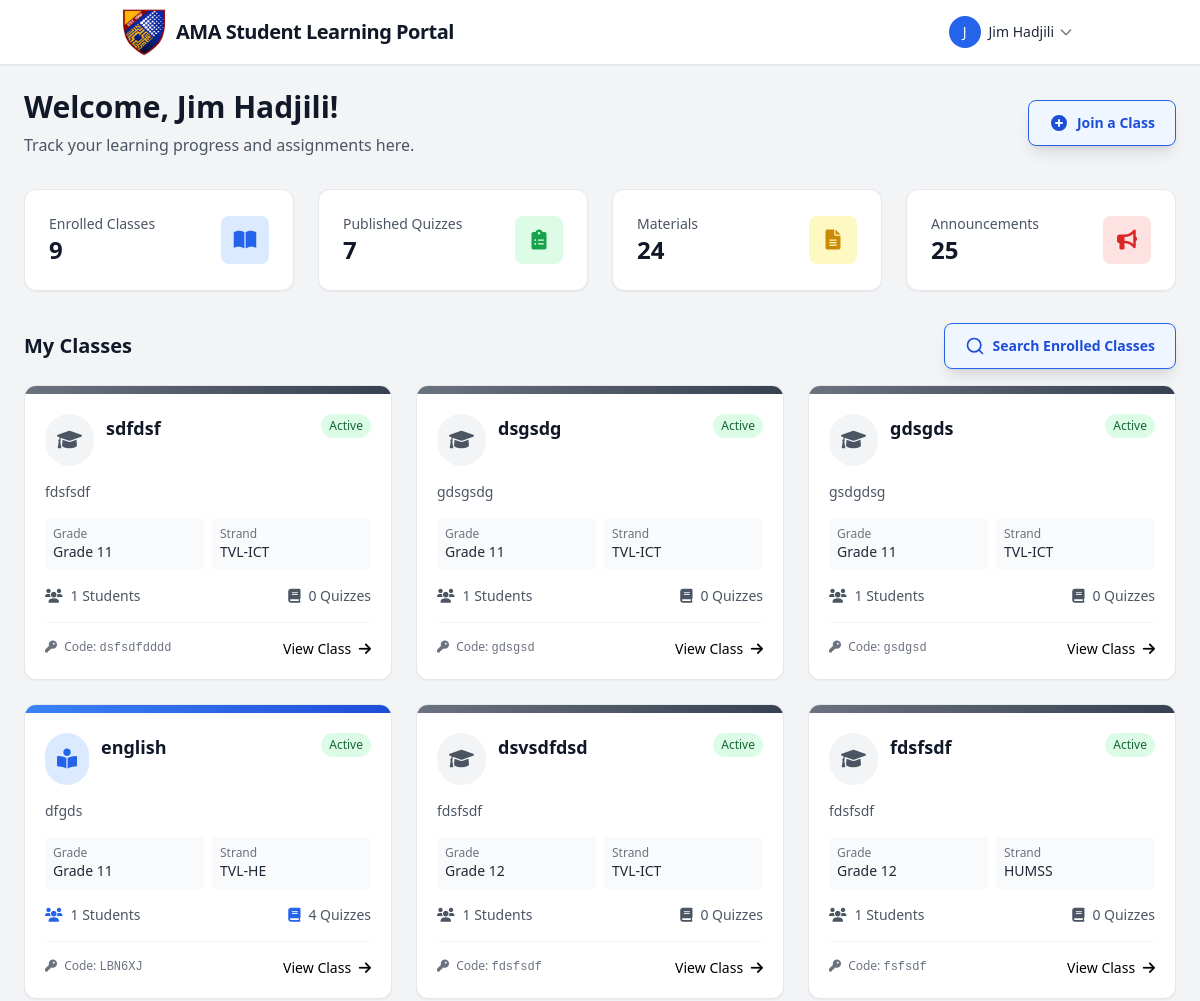
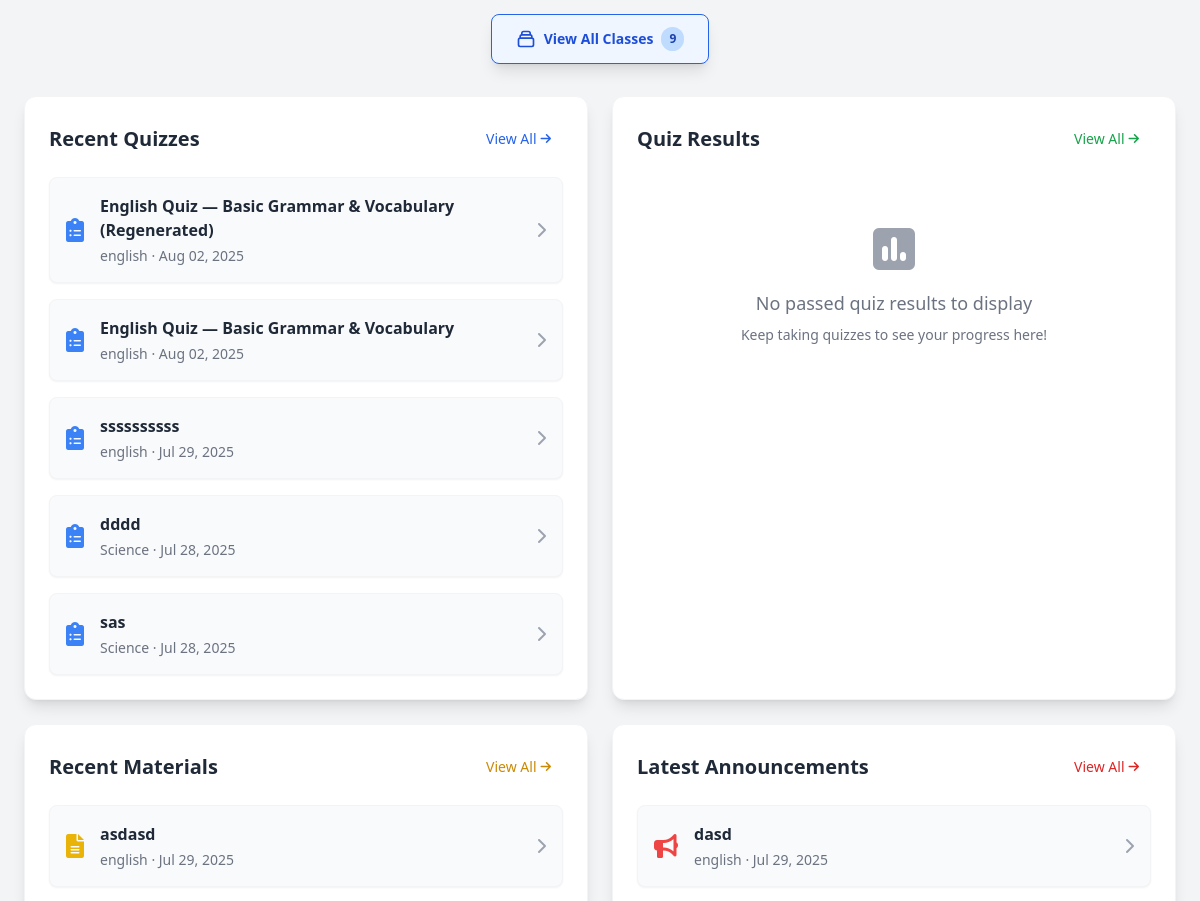
Before: /Students/Contents/Dashboard/studentDashboard.php (signed in, upper part) with the older database file (2 pictures, top to bottom).
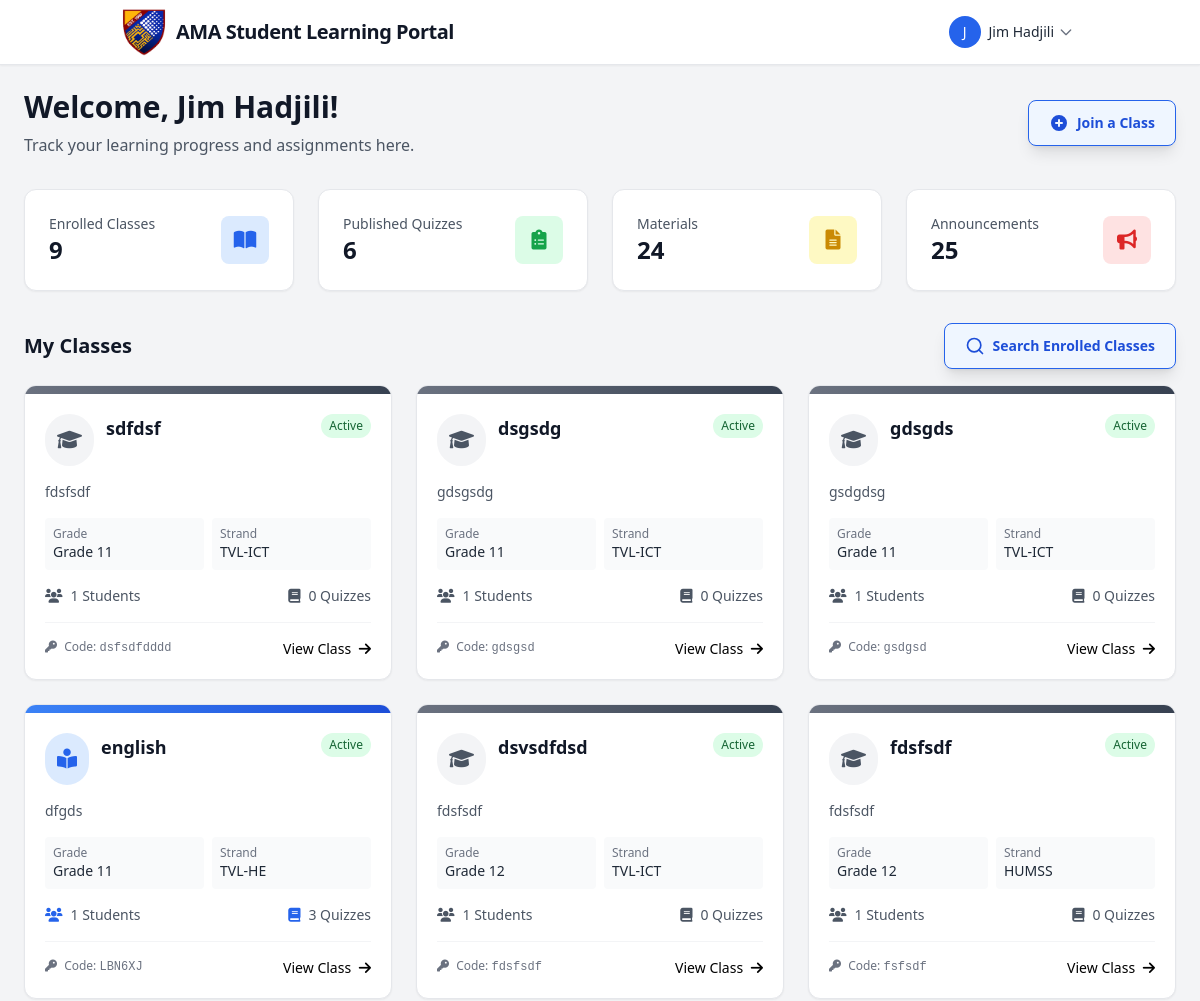
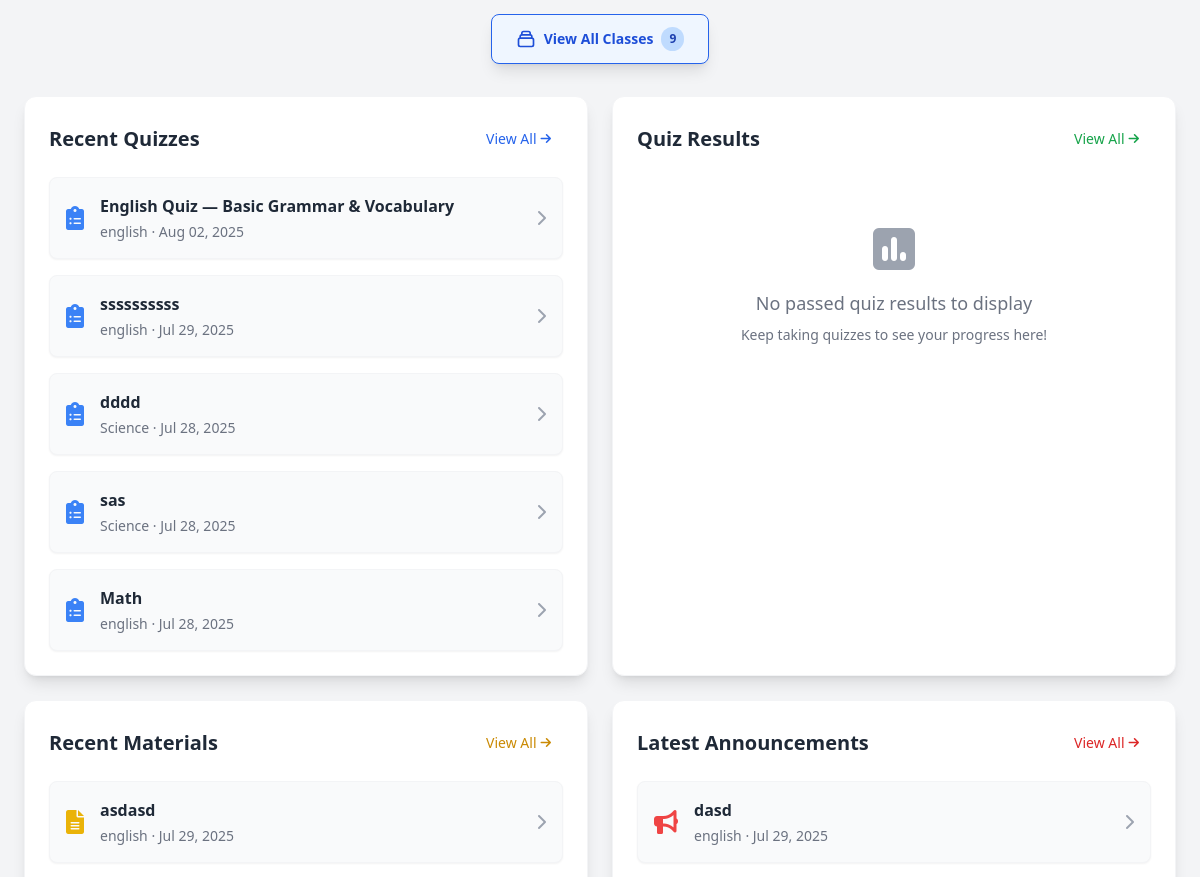
After: the same page with the newer database file (2 pictures, top to bottom).
### tables this page shows
CREATE TABLE `teacher_classes_tb` (
  `class_id` int(11) NOT NULL,
  `th_id` varchar(255) NOT NULL,
  `class_name` varchar(255) NOT NULL,
  `class_code` varchar(10) NOT NULL,
  `class_description` text DEFAULT NULL,
  `grade_level` varchar(20) NOT NULL,
  `strand` varchar(50) DEFAULT NULL,
  `status` enum('active','inactive','archived') NOT NULL DEFAULT 'active',
  `created_at` timestamp NOT NULL DEFAULT current_timestamp(),
  `updated_at` timestamp NOT NULL DEFAULT current_timestamp() ON UPDATE current_timestamp()
);

CREATE TABLE `quizzes_tb` (
  `quiz_id` int(11) NOT NULL,
  `class_id` int(11) NOT NULL,
  `th_id` varchar(255) NOT NULL,
  `quiz_title` varchar(255) NOT NULL,
  `quiz_description` text DEFAULT NULL,
  `quiz_topic` varchar(255) DEFAULT NULL,
  `time_limit` int(11) NOT NULL DEFAULT 30,
  `points_per_question` int(11) NOT NULL DEFAULT 1,
  `shuffle_questions` tinyint(1) NOT NULL DEFAULT 0,
  `show_results` tinyint(1) NOT NULL DEFAULT 1,
  `allow_retakes` tinyint(1) NOT NULL DEFAULT 0,
  `status` enum('draft','published','archived') NOT NULL DEFAULT 'draft',
  `created_at` timestamp NOT NULL DEFAULT current_timestamp(),
  `updated_at` timestamp NOT NULL DEFAULT current_timestamp() ON UPDATE current_timestamp(),
  `parent_quiz_id` int(11) DEFAULT NULL,
  `quiz_type` varchar(50) DEFAULT 'manual'
);

CREATE TABLE `learning_materials_tb` (
  `material_id` int(11) NOT NULL,
  `class_id` int(11) NOT NULL,
  `teacher_id` varchar(50) NOT NULL,
  `material_title` varchar(255) NOT NULL,
  `material_description` text DEFAULT NULL,
  `file_path` varchar(255) NOT NULL,
  `file_name` varchar(255) NOT NULL,
  `file_size` bigint(20) NOT NULL,
  `file_type` varchar(20) NOT NULL,
  `upload_date` datetime NOT NULL DEFAULT current_timestamp()
);

CREATE TABLE `announcements_tb` (
  `announcement_id` int(11) NOT NULL,
  `class_id` int(11) NOT NULL,
  `teacher_id` varchar(50) NOT NULL,
  `title` varchar(255) NOT NULL,
  `content` text NOT NULL,
  `created_at` datetime NOT NULL DEFAULT current_timestamp(),
  `is_pinned` tinyint(1) NOT NULL DEFAULT 0
);

### Students/Contents/Dashboard/DashboardsIncludes/studentsClassSection.php (the view, shortened to what the changed rows need)
<div class="mb-8">
    <div class="flex justify-between items-center mb-4">
        <h2 class="text-xl font-bold text-gray-900">My Classes</h2>
    </div>
    <?php
    $statusColors = [
        'active' => 'bg-green-100 text-green-800',
        'inactive' => 'bg-red-100 text-red-800',
        'archived' => 'bg-gray-100 text-gray-800',
        'pending' => 'bg-yellow-100 text-yellow-800',
    ];
    $subjectStyles = [
        'English' => [
            'strip' => 'from-blue-500 to-blue-700',
            'icon_bg' => 'bg-blue-100',
            'icon_color' => 'text-blue-600',
            'icon_class' => 'fas fa-book-reader'
        ],
        'Math' => [
            'strip' => 'from-green-500 to-green-700',
            'icon_bg' => 'bg-green-100',
            'icon_color' => 'text-green-600',
            'icon_class' => 'fas fa-calculator'
        ],
        'Science' => [
            'strip' => 'from-purple-500 to-purple-700',
            'icon_bg' => 'bg-purple-100',
            'icon_color' => 'text-purple-600',
            'icon_class' => 'fas fa-flask'
        ],
        'History' => [
            'strip' => 'from-yellow-500 to-yellow-700',
            'icon_bg' => 'bg-yellow-100',
            'icon_color' => 'text-yellow-600',
            'icon_class' => 'fas fa-landmark'
        ],
        'Arts' => [
            'strip' => 'from-pink-500 to-pink-700',
            'icon_bg' => 'bg-pink-100',
            'icon_color' => 'text-pink-600',
            'icon_class' => 'fas fa-paint-brush'
        ],
        'PE' => [
            'strip' => 'from-red-500 to-red-700',
            'icon_bg' => 'bg-red-100',
            'icon_color' => 'text-red-600',
            'icon_class' => 'fas fa-running'
        ],
        'ICT' => [
            'strip' => 'from-indigo-500 to-indigo-700',
            'icon_bg' => 'bg-indigo-100',
            'icon_color' => 'text-indigo-600',
            'icon_class' => 'fas fa-laptop-code'
        ],
        'Home Economics' => [
            'strip' => 'from-orange-500 to-orange-700',
            'icon_bg' => 'bg-orange-100',
            'icon_color' => 'text-orange-600',
            'icon_class' => 'fas fa-utensils'
        ],
        'Default' => [
            'strip' => 'from-gray-500 to-gray-700',
            'icon_bg' => 'bg-gray-100',
            'icon_color' => 'text-gray-600',
            'icon_class' => 'fas fa-graduation-cap'
        ]
    ];
    ?>
    <?php if (empty($enrolledClasses)): ?>
        <div class="bg-white rounded-xl shadow-sm border border-gray-200 p-8 text-center">
            <div class="inline-block mb-4 p-4 bg-blue-50 rounded-full">
                <i class="fas fa-graduation-cap text-blue-500 text-3xl"></i>
            </div>
            <h3 class="text-lg font-medium text-gray-900 mb-2">No Classes Yet</h3>
            <p class="text-gray-500 mb-6 max-w-md mx-auto">You haven't enrolled in any classes yet. Join a class using the class code provided by your teacher.</p>
            <button onclick="showJoinClassModal()" class="bg-blue-primary hover:bg-blue-dark text-white px-6 py-2 rounded-lg text-sm font-medium transition-colors duration-200 inline-flex items-center">
                <i class="fas fa-search mr-2"></i> Join Your First Class
            </button>
        </div>
    <?php else: ?>
        <div class="grid grid-cols-1 md:grid-cols-2 lg:grid-cols-3 gap-6">
            <?php
            $initialDisplayCount = 6;
            foreach ($enrolledClasses as $index => $class):
                $isHidden = ($index >= $initialDisplayCount) ? 'hidden' : '';
                $description = !empty($class['class_description']) ? $class['class_description'] : 'No description provided.';
                $strand = !empty($class['strand']) ? $class['strand'] : 'N/A';
                $studentCount = $class['student_count'] ?? 0;
                $quizCount = $class['quiz_count'] ?? 0;
                $subject = $class['class_subject'] ?? 'Default';
                $style = $subjectStyles[$subject] ?? $subjectStyles['Default'];
            ?>
                <a href="../Pages/classDetails.php?class_id=<?php echo $class['class_id']; ?>"
                    class="group relative overflow-hidden bg-white rounded-xl shadow-sm border border-gray-200 hover:shadow-md transition-shadow duration-200 class-card <?php echo $isHidden; ?>"
                    data-index="<?php echo $index; ?>">
                    <div class="h-2 bg-gradient-to-r <?php echo $style['strip']; ?>"></div>
                    <div class="p-5">
                        <div class="flex justify-between items-start mb-4">
                            <div class="inline-block p-3 rounded-full <?php echo $style['icon_bg']; ?> mr-3">
                                <i class="<?php echo $style['icon_class']; ?> text-xl <?php echo $style['icon_color']; ?>"></i>
                            </div>
                            <h3 class="font-semibold text-lg text-gray-900 flex-grow"><?php echo htmlspecialchars($class['class_name']); ?></h3>
                            <span class="px-2 py-1 text-xs rounded-full <?php echo isset($statusColors[$class['status']]) ? $statusColors[$class['status']] : $statusColors['inactive']; ?>">
                                <?php echo ucfirst($class['status']); ?>
                            </span>
                        </div>
                        <p class="text-sm text-gray-600 mb-4 line-clamp-2"><?php echo htmlspecialchars($description); ?></p>
                        <div class="grid grid-cols-2 gap-2 mb-4">
                            <div class="bg-gray-50 p-2 rounded">
                                <p class="text-xs text-gray-500">Grade</p>
                                <p class="font-medium text-sm text-gray-800">Grade <?php echo htmlspecialchars($class['grade_level']); ?></p>
                            </div>
                            <div class="bg-gray-50 p-2 rounded">
                                <p class="text-xs text-gray-500">Strand</p>
                                <p class="font-medium text-sm text-gray-800"><?php echo htmlspecialchars($strand); ?></p>
                            </div>
                        </div>
                        <div class="flex justify-between text-sm">
                            <div class="flex items-center text-gray-600">
                                <i class="fas fa-users mr-2 <?php echo $style['icon_color']; ?>"></i>
                                <span><?php echo $studentCount; ?> Students</span>
                            </div>
                            <div class="flex items-center text-gray-600">
                                <i class="fas fa-book mr-2 <?php echo $style['icon_color']; ?>"></i>
                                <span><?php echo $quizCount; ?> Quizzes</span>
                            </div>
                        </div>
                        <div class="mt-4 pt-4 border-t border-gray-100 flex justify-between">
                            <div class="text-xs text-gray-500">
                                <i class="fas fa-key mr-1"></i>
                                Code: <span class="font-mono font-medium"><?php echo htmlspecialchars($class['class_code']); ?></span>
                            </div>
                            <div class="text-purple-primary hover:text-purple-dark text-sm font-medium">
                                View Class <i class="fas fa-arrow-right ml-1"></i>
                            </div>
                        </div>
                    </div>
                </a>
            <?php endforeach; ?>
        </div>
    <?php endif; ?>
</div>

### Students/Contents/Dashboard/DashboardsIncludes/studentsStatsCards.php (shortened to what the changed rows need)
<div class="grid grid-cols-1 md:grid-cols-2 lg:grid-cols-4 gap-6 mb-8">
    <div class="bg-white rounded-xl shadow-sm border border-gray-200 p-6 hover:shadow-md transition-shadow duration-200">
        <div class="flex items-center justify-between">
            <div>
                <p class="text-sm font-medium text-gray-600">Published Quizzes</p>
                <p class="text-2xl font-bold text-gray-900"><?php echo $totalPublishedQuizzes ?? 0; ?></p>
            </div>
        </div>
    </div>
</div>

### Students/Contents/Dashboard/DashboardsIncludes/studentsContentSection.php (shortened to what the changed rows need)
<div class="grid grid-cols-1 lg:grid-cols-2 gap-6">
    <div class="bg-white rounded-xl shadow-lg border border-gray-100 p-6">
        <?php if (!empty($recentQuizzes)): ?>
            <ul class="space-y-4">
                <?php foreach ($recentQuizzes as $i => $quiz): ?>
                    <li>
                        <a href="../Pages/classDetails.php?class_id=<?php echo $quiz['class_id']; ?>#quiz-<?php echo $quiz['quiz_id']; ?>"
                           class="flex items-center gap-4 bg-gray-50 hover:bg-gray-100 rounded-lg p-4 transition-all duration-200 ease-in-out group shadow-sm border border-gray-100">
                            <i class="fas fa-clipboard-list text-blue-500 text-2xl"></i>
                            <div class="flex-1">
                                <div class="font-semibold text-gray-800 group-hover:text-blue-700 transition-colors duration-200 flex items-center gap-2">
                                    <?php echo htmlspecialchars($quiz['quiz_title']); ?>
                                </div>
                                <div class="text-sm text-gray-500 mt-1">
                                    <?php echo htmlspecialchars($quiz['class_name']); ?> &middot; <?php echo date('M d, Y', strtotime($quiz['created_at'])); ?>
                                </div>
                            </div>
                            <i class="fas fa-chevron-right text-gray-400 group-hover:text-blue-600 transition-colors duration-200"></i>
                        </a>
                    </li>
                <?php endforeach; ?>
            </ul>
        <?php endif; ?>
    </div>
</div>
<div class="grid grid-cols-1 lg:grid-cols-2 gap-6 mt-6">
    <div class="bg-white rounded-xl shadow-lg border border-gray-100 p-6">
        <?php if (!empty($recentMaterials)): ?>
            <ul class="space-y-4">
                <?php foreach ($recentMaterials as $i => $material): ?>
                    <li>
                        <a href="../Pages/classDetails.php?class_id=<?php echo $material['class_id']; ?>#material-<?php echo $material['material_id']; ?>"
                           class="flex items-center gap-4 bg-gray-50 hover:bg-gray-100 rounded-lg p-4 transition-all duration-200 ease-in-out group shadow-sm border border-gray-100">
                            <i class="fas fa-file-alt text-yellow-500 text-2xl"></i>
                            <div class="flex-1">
                                <div class="font-semibold text-gray-800 group-hover:text-yellow-700 transition-colors duration-200 flex items-center gap-2">
                                    <?php echo htmlspecialchars($material['material_title']); ?>
                                </div>
                                <div class="text-sm text-gray-500 mt-1">
                                    <?php echo htmlspecialchars($material['class_name']); ?> &middot; <?php echo date('M d, Y', strtotime($material['upload_date'])); ?>
                                </div>
                            </div>
                            <i class="fas fa-chevron-right text-gray-400 group-hover:text-yellow-600 transition-colors duration-200"></i>
                        </a>
                    </li>
                <?php endforeach; ?>
            </ul>
        <?php endif; ?>
    </div>
    <div class="bg-white rounded-xl shadow-lg border border-gray-100 p-6">
        <?php if (!empty($recentAnnouncements)): ?>
            <ul class="space-y-4">
                <?php foreach ($recentAnnouncements as $i => $announcement): ?>
                    <li>
                        <a href="../Pages/classDetails.php?class_id=<?php echo $announcement['class_id']; ?>#announcement-<?php echo $announcement['announcement_id']; ?>"
                           class="flex items-center gap-4 bg-gray-50 hover:bg-gray-100 rounded-lg p-4 transition-all duration-200 ease-in-out group shadow-sm border border-gray-100">
                            <i class="fas fa-bullhorn text-red-500 text-2xl"></i>
                            <div class="flex-1">
                                <div class="font-semibold text-gray-800 group-hover:text-red-700 transition-colors duration-200 flex items-center gap-2">
                                    <?php echo htmlspecialchars($announcement['title']); ?>
                                </div>
                                <div class="text-sm text-gray-500 mt-1">
                                    <?php echo htmlspecialchars($announcement['class_name']); ?> &middot; <?php echo date('M d, Y', strtotime($announcement['created_at'])); ?>
                                </div>
                            </div>
                            <i class="fas fa-chevron-right text-gray-400 group-hover:text-red-600 transition-colors duration-200"></i>
                        </a>
                    </li>
                <?php endforeach; ?>
            </ul>
        <?php endif; ?>
    </div>
</div>

Changed rows visible on the page:
removed quizzes_tb: quiz_title "English Quiz — Basic Grammar & Vocabulary (Regenerated)", class.class_name "english", created_at "Aug 02, 2025"
computed for teacher_classes_tb "english": quizCount "4" → "3"
now on this page (row unchanged): quizzes_tb: quiz_title "Math", class.class_name "english", created_at "Jul 28, 2025"
Other visible differences:
$totalPublishedQuizzes: "7" → "6"
